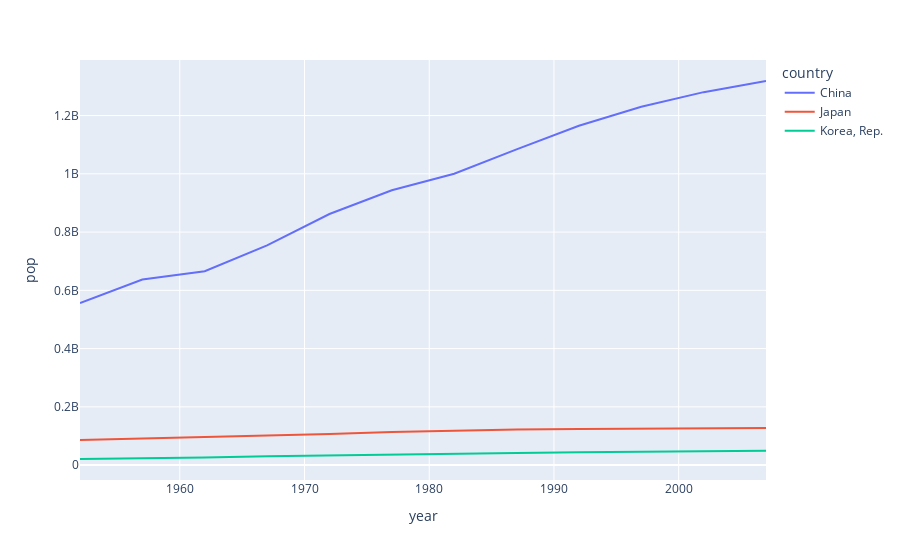

Notebook code cell kept with this figure:
### Markdown cell above
## 極東３カ国の人口

### Code cell
px.line(JKC, x='year', y='pop', color='country')

### Figure 1 — Plotly figure (JSON) as saved in the notebook; plotly's stock layout.template omitted (floating-point values rounded to 4 significant figures)
{"data": [{"hovertemplate": "country=China<br>year=%{x}<br>pop=%{y}<extra></extra>", "legendgroup": "China", "line": {"color": "#636efa", "dash": "solid"}, "marker": {"symbol": "circle"}, "mode": "lines", "name": "China", "orientation": "v", "showlegend": true, "type": "scatter", "x": [1952, 1957, 1962, 1967, 1972, 1977, 1982, 1987, 1992, 1997, 2002, 2007], "xaxis": "x", "y": [556263528, 637408000, 665770000, 754550000, 862030000, 943455000, 1000281000, 1084035000, 1164970000, 1230075000, 1280400000, 1318683096], "yaxis": "y"}, {"hovertemplate": "country=Japan<br>year=%{x}<br>pop=%{y}<extra></extra>", "legendgroup": "Japan", "line": {"color": "#EF553B", "dash": "solid"}, "marker": {"symbol": "circle"}, "mode": "lines", "name": "Japan", "orientation": "v", "showlegend": true, "type": "scatter", "x": [1952, 1957, 1962, 1967, 1972, 1977, 1982, 1987, 1992, 1997, 2002, 2007], "xaxis": "x", "y": [86459025, 91563009, 95831757, 100825279, 107188273, 113872473, 118454974, 122091325, 124329269, 125956499, 127065841, 127467972], "yaxis": "y"}, {"hovertemplate": "country=Korea, Rep.<br>year=%{x}<br>pop=%{y}<extra></extra>", "legendgroup": "Korea, Rep.", "line": {"color": "#00cc96", "dash": "solid"}, "marker": {"symbol": "circle"}, "mode": "lines", "name": "Korea, Rep.", "orientation": "v", "showlegend": true, "type": "scatter", "x": [1952, 1957, 1962, 1967, 1972, 1977, 1982, 1987, 1992, 1997, 2002, 2007], "xaxis": "x", "y": [20947571, 22611552, 26420307, 30131000, 33505000, 36436000, 39326000, 41622000, 43805450, 46173816, 47969150, 49044790], "yaxis": "y"}], "layout": {"autosize": true, "legend": {"title": {"text": "country"}, "tracegroupgap": 0}, "margin": {"t": 60}, "xaxis": {"anchor": "y", "autorange": true, "domain": [0, 1], "range": [1952, 2007], "title": {"text": "year"}, "type": "linear"}, "yaxis": {"anchor": "x", "autorange": true, "domain": [0, 1], "range": [-51150000.0, 1391000000.0], "title": {"text": "pop"}, "type": "linear"}}}
